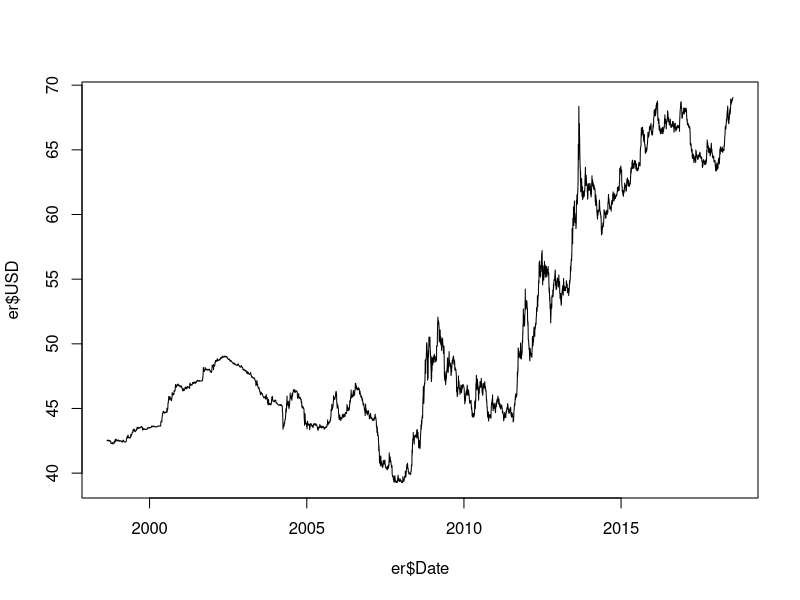
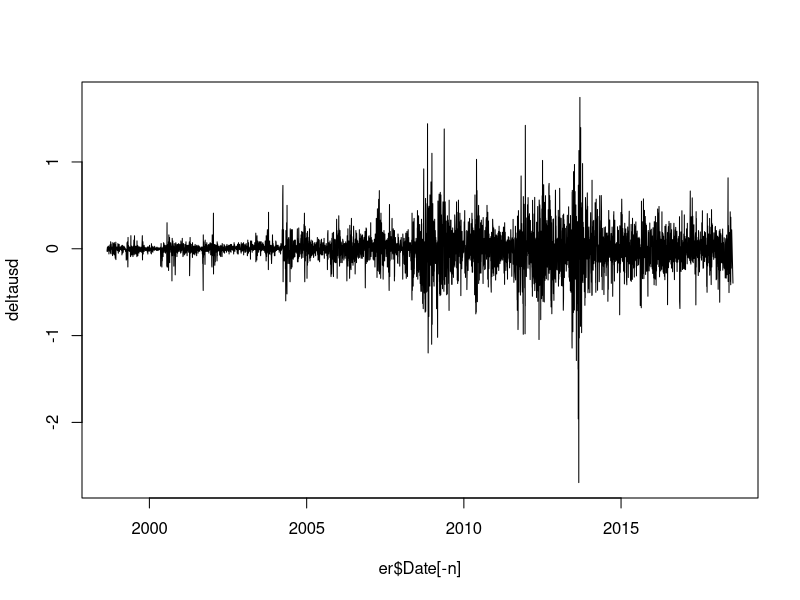
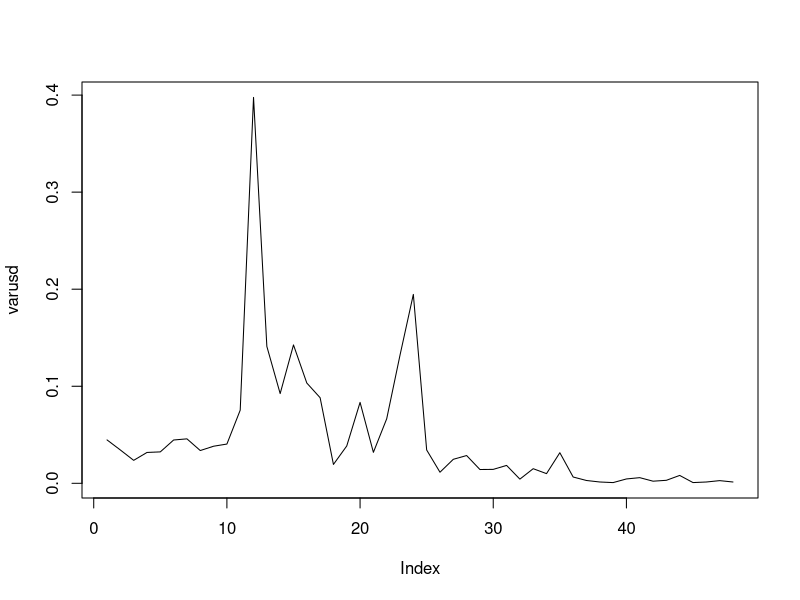
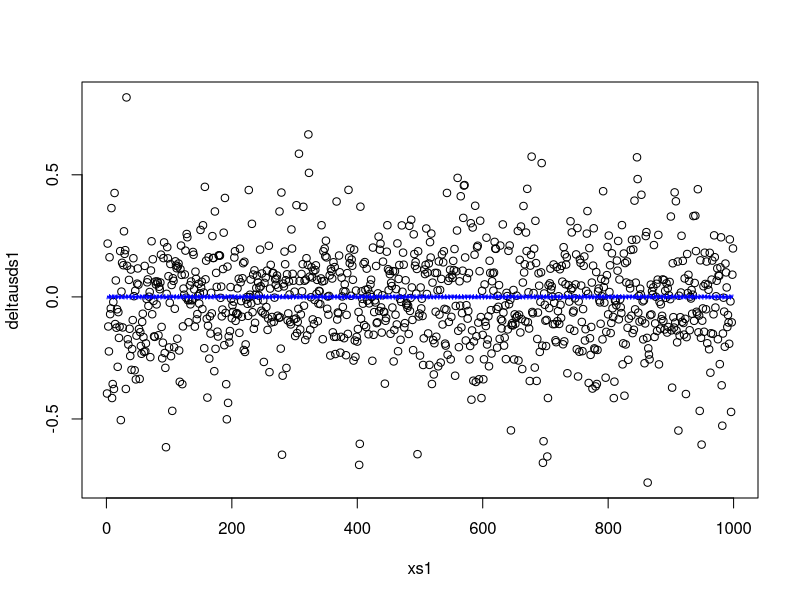
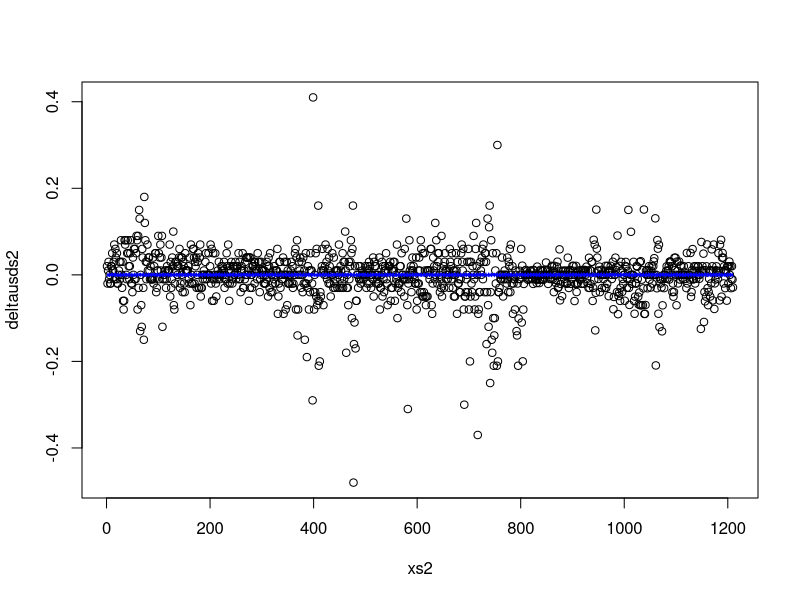

These charts were generated, in order, by the following R code: (Note: a time limit stopped this script after it produced the figures.)
# ================= Estimation of INR-USD Exchange Rate ================= #

# The loading of dataset from the xls file can be done easily with the
# read_excel function in the readxl package. The date variable is in character
# format, and is converted to the date-datatype in R.
library(readxl)
er <- read_excel("Exchange Rate Daily.xls")
er$Date <- as.Date(er$Date, format = "%d/%m/%Y")

# The number of observations can be found with the length of first column.
n <- length(er[[1]])

# The supposedly volatile data can be first-order differenced, and is then
# plotted.
deltausd <- diff(er$USD)
plot(er$Date, er$USD, type="l")
plot(er$Date[-n], deltausd, type="l")

# --------------------- 1. Splitting Dataset --------------------- #

# The calculation of change in variance from period to period is done with
# breaking the data in several small intervals. The plot gives us a visual
# representation of how the variance of several periods in the data is
# significantly different.

varusd <- NULL
br <- 100

for (i in 1:(n/br))
{
  varusd[i] <- var(
    deltausd[
      ((br*(i-1))+1) : (br*i)
    ]
  )
}

plot(varusd, type="l")

# Now, the data seems to begin with unstable variance at 10th break, which then
# ends at 37th break. However, at 25th break, the unstability seems to change.
# The data is splitted into two stable periods at both ends, and into two
# volatile periods in between them.

deltausds1 <- deltausd[1:(10*br - 1)]
deltausdv1 <- deltausd[(10*br + 1):(25*br - 1)]
deltausdv2 <- deltausd[25*br:(36*br - 1)]
deltausds2 <- deltausd[(36*br):n-1]

xs1 <- 1:length(deltausds1)
xv1 <- 1:length(deltausdv1)
xv2 <- 1:length(deltausdv2)
xs2 <- 1:length(deltausds2)





# ------------------ 2. Estimating Stable Periods ------------------ #

# The estimation of the first period

# The nls method requires initial parameters, which are provided after some
# trials
init_parameters_stable1 <- list(alpha = 1, beta = 10)

# Note again that the wf_iteration is 1 in the stable periods.
model_nls_stable1 <- nls(
  deltausds1 ~ alpha*cos(beta*xs1),
  start = init_parameters_stable1
)
summary(model_nls_stable1)

# The line function plots the difference between actual trend and fitted model
plot(xs1, deltausds1)
lines(xs1, fitted(model_nls_stable1), col = 'blue')

# Residual generation of the first period
resids1 <- deltausds1 - fitted(model_nls_stable1)









# The estimation of the second period, similar to the first one

init_parameters_stable2 <- list(alpha = 0.5, beta = 10)

# The model
model_nls_stable2 <- nls(
  deltausds2 ~ alpha*cos(beta*xs2),
  start = init_parameters_stable2
)
summary(model_nls_stable2)

# The line function plots the difference between actual trend and fitted model
plot(xs2, deltausds2)
lines(xs2, fitted(model_nls_stable2), col = 'blue')

# Residual generation in the second period
resids2 <- deltausds2 - fitted(model_nls_stable2)








# ------------------ 3. Estimating Volatile Periods ------------------ #

wf <- function(x, wf_iterations, a, b)
{
  v <- NULL
  for(j in 1:wf_iterations)
  {
    v[j] <- (a^j)*cos((b^j)*x)
  }
  return(sum(v))
}

# The volatile data is standardized here. Considering that the residuals are
# more or less stable throughout the data, we take the standard deviation of
# the first period residual, and standardize the volatile data with that value.

deltausdv_std1 <- deltausdv1/sd(resids1)
deltausdv_std2 <- deltausdv2/sd(resids2)

est_function_volatile1 <- function(parameters) {
  
  # Generating y-variable according to the Weierstrass function - first and
  # second parameters are a and b while third one is the wf_iteration
  y <- NULL
  for (i in 1:length(xv1)) {
    y[i] <- wf(i,parameters[1],parameters[2],parameters[3])
  }
  
  # Note that the standardized volatile data is used in estimation
  return( sum( (deltausdv_std1 - y)^2 ) )
}

# The setup to find the required coefficients are below.

val <- NULL
for (i in seq(0,10, by = 2))
{
  for (j in seq(0,10, by = 2))
  {
    for (k in 2:20)
    {
      temp_est <- optim(c(k,i,j) , est_function_volatile1)
      val <- rbind(  val,  c(temp_est$par,temp_est$value) )
    }
  }
}

# The parameters with the minimum residual sum squared according to the optim
# function.
est_parameters_volatile1 <- val[val[,4] == min(val[,4])][1:3]
# est_parameters1 <- c(15.4369174, 0.1877411, 10.4375063)

# Estimated wf_iteration with this method
wf_iteration_est1 <- round(est_parameters_volatile1[1],0)

# Estimated y with the above parameters
y_est_volatile1 <- NULL
for (i in 1:length(xv1)) {
  y_est_volatile1[i] <- wf(i , wf_iteration_est1, est_parameters_volatile1[2], est_parameters_volatile1[3])
}

plot(xv1, deltausdv1)
lines(xv1, y_est_volatile1, col = 'blue')









est_function_volatile2 <- function(parameters) {
  
  # Generating y-variable according to the Weierstrass function - first and
  # second parameters are a and b while third one is the wf_iteration
  y <- NULL
  for (i in 1:length(xv2)) {
    y[i] <- wf(i,parameters[1],parameters[2],parameters[3])
  }
  
  # Note that the standardized volatile data is used in estimation
  return( sum( (deltausdv_std2 - y)^2 ) )
}

# The setup to find the required coefficients are below.

val <- NULL
for (i in seq(0,10, by = 2))
{
  for (j in seq(0,10, by = 2))
  {
    for (k in 2:20)
    {
      temp_est <- optim(c(k,i,j) , est_function_volatile2)
      val <- rbind(  val,  c(temp_est$par,temp_est$value) )
    }
  }
}

# The parameters with the minimum residual sum squared according to the optim
# function.
est_parameters_volatile2 <- val[val[,4] == min(val[,4])][1:3]
# est_parameters1 <- c(15.4369174, 0.1877411, 10.4375063)

# Estimated wf_iteration with this method
wf_iteration_est2 <- round(est_parameters_volatile2[1],0)

# Estimated y with the above parameters
y_est_volatile2 <- NULL
for (i in 1:length(xv2)) {
  y_est_volatile2[i] <- wf(i , wf_iteration_est2, est_parameters_volatile2[2], est_parameters_volatile2[3])
}

plot(xv2, deltausdv2)
lines(xv2, y_est_volatile2, col = 'blue')
